Frame 1 (no input): blank canvas, image omitted
Frame 60 (no input): blank canvas, image omitted
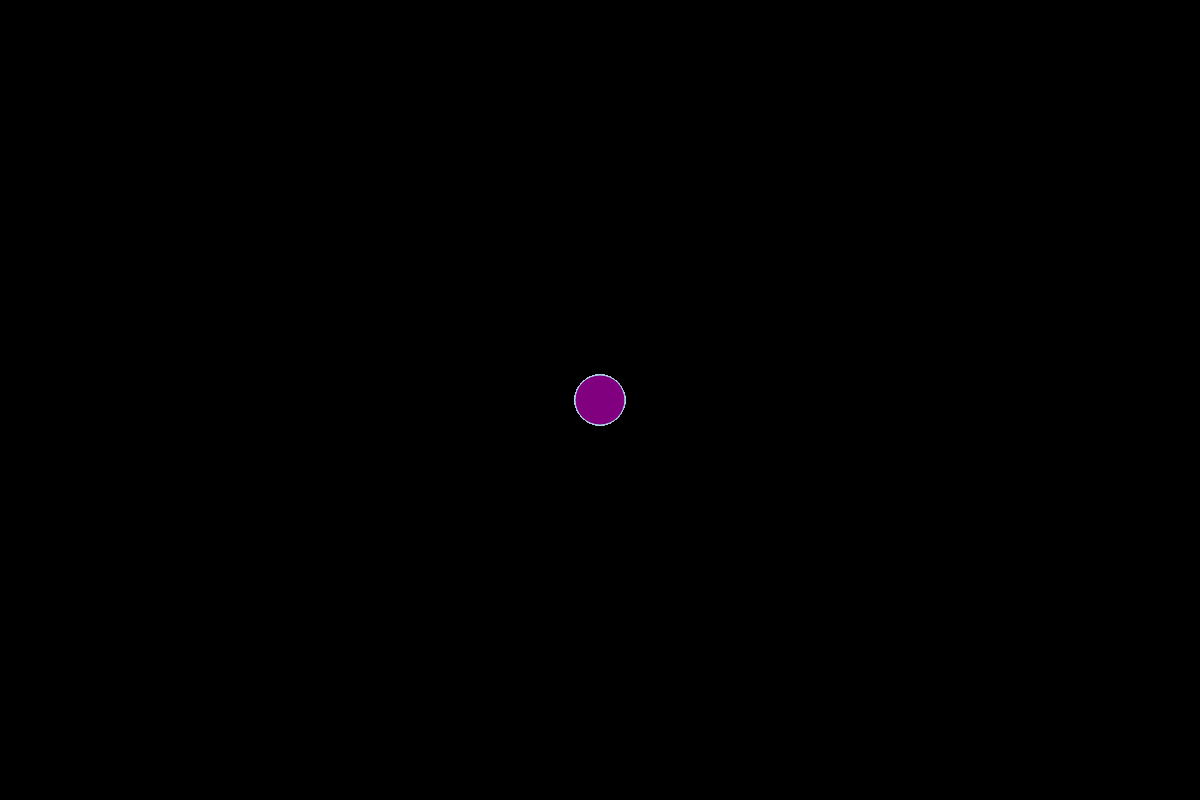
Frame 120 (the mouse pressed at the canvas centre since frame 60)

The p5.js sketch whose frames 1 and 60 were blank and that drew this single picture after the mouse press (run headless with seeded random() and noise() and a simulated clock; from frame 60 on, the mouse is pressed at the canvas centre):

// p5.js sketch
// ── sketch.js
function setup() {
  createCanvas(1200, 800);
  background("black");
}

function draw() {
  fill("purple");
  stroke("lightblue");
  if (mouseIsPressed) {
  circle(mouseX, mouseY, 50);
}
}
